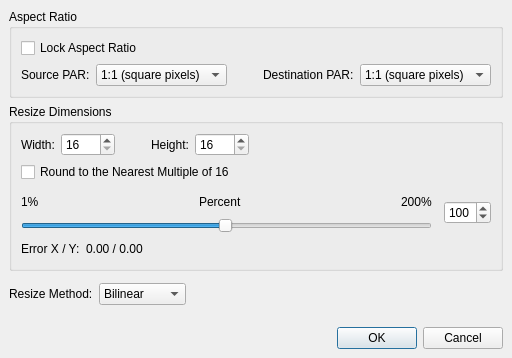
<ui version="4.0" >
 <class>resizeDialog</class>
 <widget class="QDialog" name="resizeDialog" >
  <property name="geometry" >
   <rect>
    <x>0</x>
    <y>0</y>
    <width>350</width>
    <height>342</height>
   </rect>
  </property>
  <property name="windowTitle" >
   <string>Resize</string>
  </property>
  <layout class="QVBoxLayout" >
   <property name="margin" >
    <number>9</number>
   </property>
   <property name="spacing" >
    <number>6</number>
   </property>
   <item>
    <widget class="QGroupBox" name="groupBox_2" >
     <property name="title" >
      <string>Aspect Ratio</string>
     </property>
     <layout class="QVBoxLayout" >
      <property name="margin" >
       <number>9</number>
      </property>
      <property name="spacing" >
       <number>6</number>
      </property>
      <item>
       <widget class="QCheckBox" name="lockArCheckBox" >
        <property name="text" >
         <string>Lock Aspect Ratio</string>
        </property>
       </widget>
      </item>
      <item>
       <layout class="QHBoxLayout" >
        <property name="margin" >
         <number>0</number>
        </property>
        <property name="spacing" >
         <number>6</number>
        </property>
        <item>
         <widget class="QLabel" name="label_4" >
          <property name="text" >
           <string>Source PAR:</string>
          </property>
         </widget>
        </item>
        <item>
         <widget class="QComboBox" name="comboBoxSource" >
          <item>
           <property name="text" >
            <string>1:1 (square pixels)</string>
           </property>
          </item>
         </widget>
        </item>
        <item>
         <spacer>
          <property name="orientation" >
           <enum>Qt::Horizontal</enum>
          </property>
          <property name="sizeType" >
           <enum>QSizePolicy::Fixed</enum>
          </property>
          <property name="sizeHint" >
           <size>
            <width>30</width>
            <height>20</height>
           </size>
          </property>
         </spacer>
        </item>
        <item>
         <widget class="QLabel" name="label_3" >
          <property name="text" >
           <string>Destination PAR:</string>
          </property>
         </widget>
        </item>
        <item>
         <widget class="QComboBox" name="comboBoxDestination" >
          <item>
           <property name="text" >
            <string>1:1 (square pixels)</string>
           </property>
          </item>
         </widget>
        </item>
        <item>
         <spacer>
          <property name="orientation" >
           <enum>Qt::Horizontal</enum>
          </property>
          <property name="sizeHint" >
           <size>
            <width>40</width>
            <height>20</height>
           </size>
          </property>
         </spacer>
        </item>
       </layout>
      </item>
     </layout>
    </widget>
   </item>
   <item>
    <widget class="QGroupBox" name="groupBox" >
     <property name="title" >
      <string>Resize Dimensions</string>
     </property>
     <layout class="QVBoxLayout" >
      <property name="margin" >
       <number>9</number>
      </property>
      <property name="spacing" >
       <number>6</number>
      </property>
      <item>
       <layout class="QHBoxLayout" >
        <property name="margin" >
         <number>0</number>
        </property>
        <property name="spacing" >
         <number>6</number>
        </property>
        <item>
         <widget class="QLabel" name="label" >
          <property name="text" >
           <string>Width:</string>
          </property>
         </widget>
        </item>
        <item>
         <widget class="QSpinBox" name="spinBoxWidth" >
          <property name="maximum" >
           <number>4096</number>
          </property>
          <property name="minimum" >
           <number>16</number>
          </property>
          <property name="singleStep" >
           <number>2</number>
          </property>
         </widget>
        </item>
        <item>
         <spacer>
          <property name="orientation" >
           <enum>Qt::Horizontal</enum>
          </property>
          <property name="sizeType" >
           <enum>QSizePolicy::Fixed</enum>
          </property>
          <property name="sizeHint" >
           <size>
            <width>30</width>
            <height>20</height>
           </size>
          </property>
         </spacer>
        </item>
        <item>
         <widget class="QLabel" name="label_2" >
          <property name="text" >
           <string>Height:</string>
          </property>
         </widget>
        </item>
        <item>
         <widget class="QSpinBox" name="spinBoxHeight" >
          <property name="maximum" >
           <number>2160</number>
          </property>
          <property name="minimum" >
           <number>16</number>
          </property>
          <property name="singleStep" >
           <number>2</number>
          </property>
         </widget>
        </item>
        <item>
         <spacer>
          <property name="orientation" >
           <enum>Qt::Horizontal</enum>
          </property>
          <property name="sizeHint" >
           <size>
            <width>40</width>
            <height>20</height>
           </size>
          </property>
         </spacer>
        </item>
       </layout>
      </item>
      <item>
       <widget class="QCheckBox" name="checkBoxRoundup" >
        <property name="text" >
         <string>Round to the Nearest Multiple of 16</string>
        </property>
       </widget>
      </item>
      <item>
       <spacer>
        <property name="orientation" >
         <enum>Qt::Vertical</enum>
        </property>
        <property name="sizeType" >
         <enum>QSizePolicy::Fixed</enum>
        </property>
        <property name="sizeHint" >
         <size>
          <width>312</width>
          <height>4</height>
         </size>
        </property>
       </spacer>
      </item>
      <item>
       <layout class="QVBoxLayout" >
        <property name="margin" >
         <number>0</number>
        </property>
        <property name="spacing" >
         <number>6</number>
        </property>
        <item>
         <layout class="QHBoxLayout" >
          <property name="margin" >
           <number>0</number>
          </property>
          <property name="spacing" >
           <number>12</number>
          </property>
          <item>
           <layout class="QVBoxLayout" >
            <property name="margin" >
             <number>0</number>
            </property>
            <property name="spacing" >
             <number>6</number>
            </property>
            <item>
             <layout class="QHBoxLayout" >
              <property name="margin" >
               <number>0</number>
              </property>
              <property name="spacing" >
               <number>6</number>
              </property>
              <item>
               <widget class="QLabel" name="label_8" >
                <property name="text" >
                 <string>1%</string>
                </property>
               </widget>
              </item>
              <item>
               <spacer>
                <property name="orientation" >
                 <enum>Qt::Horizontal</enum>
                </property>
                <property name="sizeHint" >
                 <size>
                  <width>40</width>
                  <height>20</height>
                 </size>
                </property>
               </spacer>
              </item>
              <item>
               <widget class="QLabel" name="label_5" >
                <property name="text" >
                 <string>Percent</string>
                </property>
               </widget>
              </item>
              <item>
               <spacer>
                <property name="orientation" >
                 <enum>Qt::Horizontal</enum>
                </property>
                <property name="sizeHint" >
                 <size>
                  <width>40</width>
                  <height>20</height>
                 </size>
                </property>
               </spacer>
              </item>
              <item>
               <widget class="QLabel" name="label_9" >
                <property name="text" >
                 <string>200%</string>
                </property>
               </widget>
              </item>
             </layout>
            </item>
            <item>
             <widget class="QSlider" name="horizontalSlider" >
              <property name="minimum" >
               <number>1</number>
              </property>
              <property name="maximum" >
               <number>200</number>
              </property>
              <property name="value" >
               <number>100</number>
              </property>
              <property name="orientation" >
               <enum>Qt::Horizontal</enum>
              </property>
             </widget>
            </item>
           </layout>
          </item>
          <item>
           <widget class="QSpinBox" name="percentageSpinBox" >
            <property name="maximum" >
             <number>200</number>
            </property>
            <property name="minimum" >
             <number>1</number>
            </property>
            <property name="value" >
             <number>100</number>
            </property>
           </widget>
          </item>
         </layout>
        </item>
        <item>
         <layout class="QHBoxLayout" >
          <property name="margin" >
           <number>0</number>
          </property>
          <property name="spacing" >
           <number>6</number>
          </property>
          <item>
           <widget class="QLabel" name="label_10" >
            <property name="text" >
             <string>Error X / Y:</string>
            </property>
           </widget>
          </item>
          <item>
           <widget class="QLabel" name="labelErrorXY" >
            <property name="text" >
             <string>0.00 / 0.00</string>
            </property>
           </widget>
          </item>
          <item>
           <spacer>
            <property name="orientation" >
             <enum>Qt::Horizontal</enum>
            </property>
            <property name="sizeHint" >
             <size>
              <width>40</width>
              <height>20</height>
             </size>
            </property>
           </spacer>
          </item>
         </layout>
        </item>
       </layout>
      </item>
     </layout>
    </widget>
   </item>
   <item>
    <spacer>
     <property name="orientation" >
      <enum>Qt::Vertical</enum>
     </property>
     <property name="sizeType" >
      <enum>QSizePolicy::Fixed</enum>
     </property>
     <property name="sizeHint" >
      <size>
       <width>332</width>
       <height>6</height>
      </size>
     </property>
    </spacer>
   </item>
   <item>
    <layout class="QHBoxLayout" >
     <property name="margin" >
      <number>0</number>
     </property>
     <property name="spacing" >
      <number>6</number>
     </property>
     <item>
      <widget class="QLabel" name="label_6" >
       <property name="text" >
        <string>Resize Method:</string>
       </property>
      </widget>
     </item>
     <item>
      <widget class="QComboBox" name="comboBoxAlgo" >
       <item>
        <property name="text" >
         <string>Bilinear</string>
        </property>
       </item>
       <item>
        <property name="text" >
         <string>Bicubic</string>
        </property>
       </item>
       <item>
        <property name="text" >
         <string>Lanczos-3</string>
        </property>
       </item>
       <item>
        <property name="text" >
         <string>Spline</string>
        </property>
       </item>
      </widget>
     </item>
     <item>
      <spacer>
       <property name="orientation" >
        <enum>Qt::Horizontal</enum>
       </property>
       <property name="sizeHint" >
        <size>
         <width>40</width>
         <height>20</height>
        </size>
       </property>
      </spacer>
     </item>
    </layout>
   </item>
   <item>
    <spacer>
     <property name="orientation" >
      <enum>Qt::Vertical</enum>
     </property>
     <property name="sizeType" >
      <enum>QSizePolicy::MinimumExpanding</enum>
     </property>
     <property name="sizeHint" >
      <size>
       <width>20</width>
       <height>16</height>
      </size>
     </property>
    </spacer>
   </item>
   <item>
    <widget class="QDialogButtonBox" name="buttonBox" >
     <property name="orientation" >
      <enum>Qt::Horizontal</enum>
     </property>
     <property name="standardButtons" >
      <set>QDialogButtonBox::Cancel|QDialogButtonBox::NoButton|QDialogButtonBox::Ok</set>
     </property>
    </widget>
   </item>
  </layout>
 </widget>
 <tabstops>
  <tabstop>lockArCheckBox</tabstop>
  <tabstop>comboBoxSource</tabstop>
  <tabstop>comboBoxDestination</tabstop>
  <tabstop>spinBoxWidth</tabstop>
  <tabstop>spinBoxHeight</tabstop>
  <tabstop>checkBoxRoundup</tabstop>
  <tabstop>horizontalSlider</tabstop>
  <tabstop>percentageSpinBox</tabstop>
  <tabstop>comboBoxAlgo</tabstop>
  <tabstop>buttonBox</tabstop>
 </tabstops>
 <resources/>
 <connections>
  <connection>
   <sender>buttonBox</sender>
   <signal>rejected()</signal>
   <receiver>resizeDialog</receiver>
   <slot>reject()</slot>
   <hints>
    <hint type="sourcelabel" >
     <x>316</x>
     <y>260</y>
    </hint>
    <hint type="destinationlabel" >
     <x>286</x>
     <y>274</y>
    </hint>
   </hints>
  </connection>
 </connections>
</ui>
